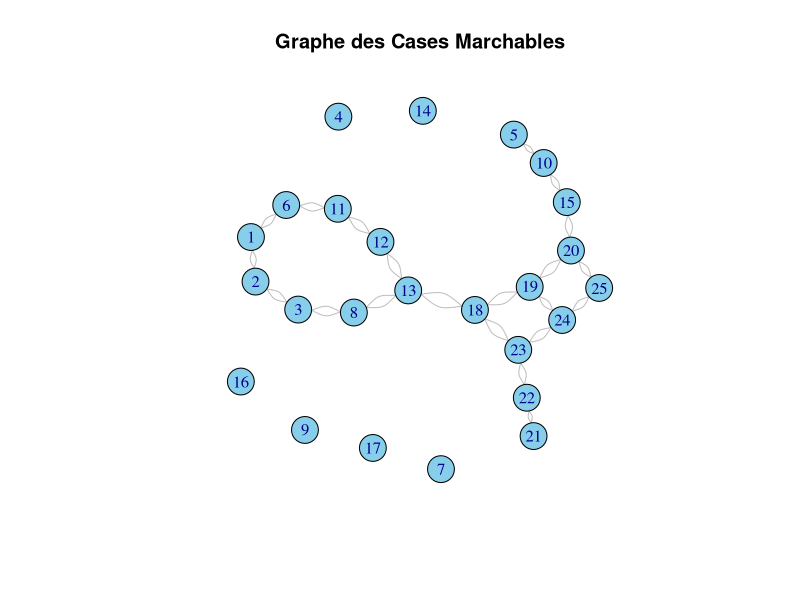
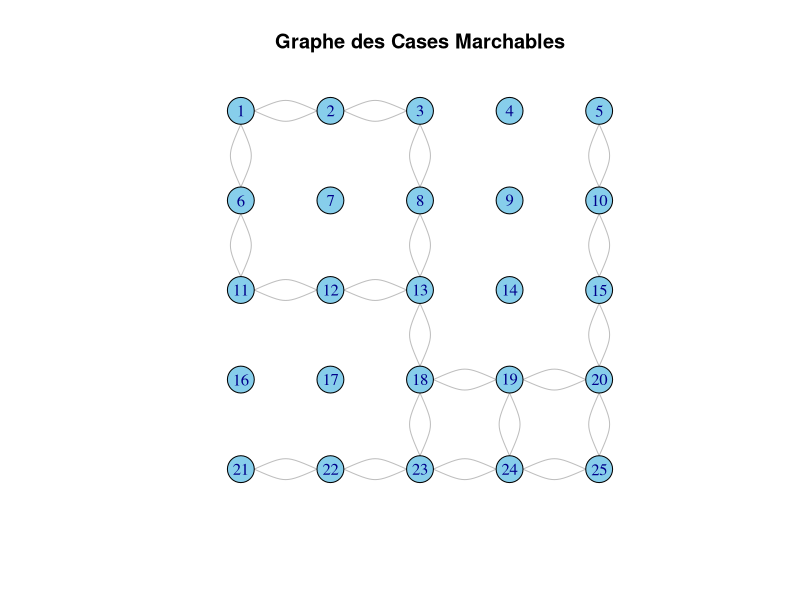

Here is the R script that generated these plots, in order:
library(igraph)

# Fonction pour transformer une matrice en graphe
matrice_to_graphe <- function(grid) {
  rows <- nrow(grid)
  cols <- ncol(grid)
  g <- make_empty_graph(n = rows * cols, directed = FALSE)  #permet de  Créer un graphe vide
  
  # Fonction pour obtenir l'indice d'un nœud à partir de ses coordonnées (i, j) sur la matrice
  index <- function(i, j) {
    return((i - 1) * cols + j)
  }
  
  # Ajouter des arêtes entre les cases marchables ( cases de valeur 1)
  for (i in 1:rows) {
    for (j in 1:cols) {
      if (grid[i, j] == 1) {  # Si la case est marchable
        # Ajouter des connexions aux voisins (haut, bas, gauche, droite) si marchables
        if (i > 1 && grid[i - 1, j] == 1) {
          g <- add_edges(g, c(index(i, j), index(i - 1, j)))
        }
        if (i < rows && grid[i + 1, j] == 1) {
          g <- add_edges(g, c(index(i, j), index(i + 1, j)))
        }
        if (j > 1 && grid[i, j - 1] == 1) {
          g <- add_edges(g, c(index(i, j), index(i, j - 1)))
        }
        if (j < cols && grid[i, j + 1] == 1) {
          g <- add_edges(g, c(index(i, j), index(i, j + 1)))
        }
      }
    }
  }
  
  return(g)
}

# Exemple de matrice 5x5 (1 = marchable, 0 = obstacle)
grid <- matrix(c(1, 1, 1, 0, 1,
                 1, 0, 1, 0, 1,
                 1, 1, 1, 0, 1,
                 0, 0, 1, 1, 1,
                 1, 1, 1, 1, 1), nrow = 5, byrow = TRUE)


# Transformer la matrice en graphe
graphe <- matrice_to_graphe(grid)




## Plot graphe : 
## Afficher le graphe dans la zone de tracé
plot(graphe, 
     vertex.label = 1:vcount(graphe),  # Afficher les indices des nœuds
     vertex.size = 15,                 # Taille des nœuds
     vertex.color = "skyblue",         # Couleur des nœuds
     edge.color = "gray",              # Couleur des arêtes
     main = "Graphe des Cases Marchables")  # Titre du graphe

######
# affichage comme la matrice 
#####

# on dispose sur une griille régulière 
disposition <-  layout_on_grid(graphe)
#on flippe les coordonnées en Y 
disposition[,2] <- disposition[,2] %>% rev

# affichage avec coordonnées fixées
plot(graphe, 
     layout=disposition,
     vertex.label = 1:vcount(graphe),  # Afficher les indices des nœuds
     vertex.size = 15,                 # Taille des nœuds
     vertex.color = "skyblue",         # Couleur des nœuds
     edge.color = "gray",              # Couleur des arêtes
     main = "Graphe des Cases Marchables")  # Titre du graphe



# Définir le point de départ et d'arrivée (transformés en indices de graphe)
depart <- 1  # Coin supérieur gauche (indice 1)
arrivee <- 25  # Coin inférieur droit (indice 25)

# Mesurer le temps d'exécution du calcul de Dijkstra
temps_execution <- system.time({
  # Appliquer l'algorithme de Dijkstra pour trouver le chemin le plus court : fonction "shortest_paths"s
  resultat <- shortest_paths(graphe, from = depart, to = arrivee)
})

# Sans system.time :   resultat <- shortest_paths(graphe, from = depart, to = arrivee)

# Afficher le chemin trouvé (indices des nœuds)
print(resultat$vpath[[1]])


# Fonction pour reconvertir un index en coordonnées (i, j) dans la matrice
index_to_coords <- function(index, ncol) {
  row <- ((index - 1) %/% ncol) + 1
  col <- ((index - 1) %% ncol) + 1
  return(c(row, col))
}

# Afficher les coordonnées (i, j) du chemin
chemin_coords <- lapply(resultat$vpath[[1]], index_to_coords, ncol = ncol(grid))
print(chemin_coords)

# Fonction pour calculer la distance totale du chemin
calculer_distance <- function(chemin_indices, pixel_size_cm) {
  # La distance totale est simplement le nombre d'étapes (nombre de pixels parcourus) multiplié par la taille du pixel
  nb_etapes <- length(chemin_indices) - 1  # Le nombre d'étapes est le nombre de pixels moins 1 (le point de départ n'est pas une étape)
  distance_totale_cm <- nb_etapes * pixel_size_cm
  return(distance_totale_cm)  # Retourne la distance en cm
}

# Définir la taille réelle d'un pixel sur le terrain (en cm)
taille_pixel_cm <- 50  # Chaque pixel représente 50 cm su terrain

# Calculer la distance totale du chemin trouvé
distance_totale <- calculer_distance(resultat$vpath[[1]], taille_pixel_cm)
cat("Distance totale parcourue :", distance_totale, "cm\n")

# Afficher le temps d'exécution
cat("Temps d'exécution de l'algorithme de Dijkstra :", temps_execution["elapsed"], "secondes\n")

